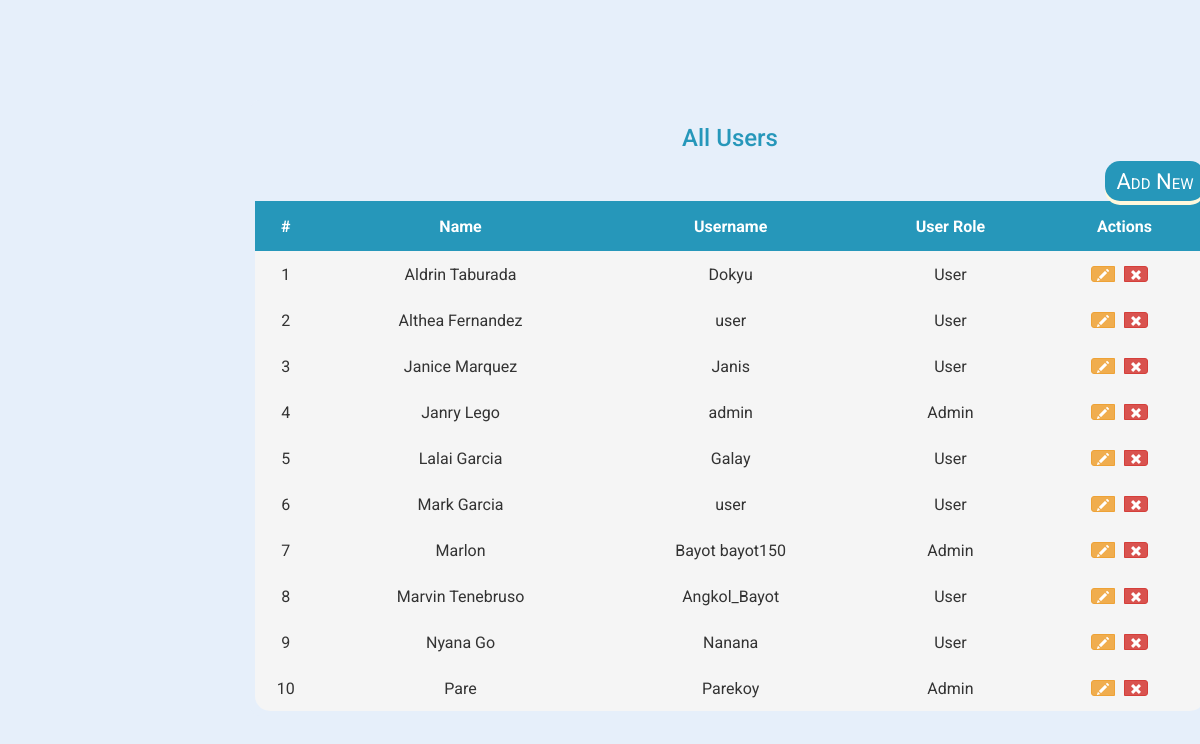
The page /users.php on the database its author committed.
### tables this page shows
CREATE TABLE `users` (
  `id` int(8) NOT NULL,
  `name` varchar(60) NOT NULL,
  `username` varchar(50) NOT NULL,
  `password` varchar(255) NOT NULL,
  `user_level` int(11) NOT NULL
);

CREATE TABLE `user_groups` (
  `id` int(11) NOT NULL,
  `group_name` varchar(150) NOT NULL,
  `group_level` int(11) NOT NULL
);

### includes/newsql.php (called while the page is built, shortened)
<?php
  require_once('includes/load.php');
function find_by_sql($sql)
{
  global $db;
  $result= $db->query($sql);
  $result_set= $db->while_loop($result);
 return $result_set;
}
function find_all_user(){
      $sql = "SELECT u.id,u.name,u.username,u.user_level,";
      $sql .="g.group_name ";
      $sql .="FROM users u ";
      $sql .="LEFT JOIN user_groups g ";
      $sql .="ON g.group_level=u.user_level ORDER BY u.name ASC";
      $result = find_by_sql($sql);
      return $result;
  }
 ?>

### includes/database.php (called while the page is built, shortened)
<?php
class MySqli_DB {
    private $con;
    function db_connect()
{
  $this->con = mysqli_connect(DB_HOST,DB_USER,DB_PASS);
  if(!$this->con)
         {
           die(" Database connection failed:". mysqli_connect_error());
         } else {
           $select_db = $this->con->select_db(DB_NAME);
         }
}
function query($sql)
   {
      if (trim($sql != "")) {
          $this->query_id = $this->con->query($sql);
      }
       return $this->query_id;
   }
   function fetch_array($statement){
  return mysqli_fetch_array($statement);
}
 function while_loop($loop){
   $results = array();
   while ($result = $this->fetch_array($loop)) {
      $results[] = $result;
   }
 return $results;
}
}
$db = new MySqli_DB();
?>

### includes/newFunction.php (called while the page is built, shortened)
<?php
  function count_id(){
  static $count = 1;
  return $count++;
  }
function remove_junk($str){
    $str = nl2br($str);
    $str = htmlspecialchars(strip_tags($str, ENT_QUOTES));
    return $str;
}
?>

### users.php (the view, shortened to what this page needs)
<?php
 $all_users = find_all_user();
?>
<?php include_once('layouts/newheader.php'); ?>
<div class="prdctdiv">
  <h3>All Users</h3>
  <form method="post" action="add_user.php">
    <button type="submit" class="btn btn-outline-success">Add New</button>
  </form>
  <table>
  <tr>
    <th>#</th>
    <th>Name</th>
    <th>Username</th>
    <th>User Role</th>
    <th>Actions</th>
  </tr>
    <?php foreach($all_users as $a_users){ ?>
  <tr>
      <td class="text-center"><?php echo count_id(); ?></td>
      <td class="text-center"><?php echo $a_users['name']; ?></td>
      <td class="text-center"><?php echo $a_users['username']; ?></td>
          <td class="text-center"><?php echo remove_junk($a_users['group_name'])?></td>
                <td class="text-center">
                <div class="btn-group">
                <a href="edit_user.php?id=<?php echo (int)$a_users['id'];?>" class="btn btn-xs btn-warning" data-toggle="tooltip" title="Edit">
                  <i class="glyphicon glyphicon-pencil"></i>
               </a>
                <a href="delete_user.php?id=<?php echo (int)$a_users['id'];?>" class="btn btn-xs btn-danger" data-toggle="tooltip" title="Remove">
                  <i class="glyphicon glyphicon-remove"></i>
                </a>
                </div>
          </td>
    </tr>
      <?php } ?>
    </table>
</div>
  <?php include_once('layouts/newFooter.php'); ?>

### css/newstylesheet.css (style rules this page uses)
* { font-family: 'Roboto', sans-serif; }
body { background-image: linear-gradient(2deg, rgba(17, 100, 180, 0.50) -9.64%, rgba(17, 100, 180, 0.47) 18.95%, rgba(17, 100, 180, 0.00) 64.81%); }
.prdctdiv table { border-radius: 15px; width: 100%; background-color: whitesmoke; text-align: center; }
.prdctdiv table th { text-align: center; padding: 10; }
.prdctdiv table td { padding: 5; text-align: center; }
.prdctdiv { display: inline-block; width: 80%; padding: 5px; margin-left: 250px; margin-top: 100px; background-color: #E6EFFA; border-radius: 10px; }
.prdctdiv form button { padding: 5px; font-variant: small-caps; float: right; margin-top: -10px; height: 40px; width: 100px; font-size: 22px; }
.prdctdiv h3 { text-align: center; font-size: 24px; color: #2697ba; margin: 20px; }
.prdctdiv a { margin: 10px; }
.prdctdiv form button { text-align: center; cursor: pointer; outline: none; color: white; background-color: #2697ba; border: none; border-radius: 15px; box-shadow: 0 4px cornsilk; }
.prdctdiv th { background-color: #2697ba; color:#fff; height: 50px; }

### rows shown on the page
users: count_id "1", name "Aldrin Taburada", username "Dokyu", user_groups.group_name "User"
users: count_id "2", name "Althea Fernandez", username "user", user_groups.group_name "User"
users: count_id "3", name "Janice Marquez", username "Janis", user_groups.group_name "User"
users: count_id "4", name "Janry Lego", username "admin", user_groups.group_name "Admin"
users: count_id "5", name "Lalai Garcia", username "Galay", user_groups.group_name "User"
users: count_id "6", name "Mark Garcia", username "user", user_groups.group_name "User"
users: count_id "7", name "Marlon", username "Bayot bayot150", user_groups.group_name "Admin"
users: count_id "8", name "Marvin Tenebruso", username "Angkol_Bayot", user_groups.group_name "User"
users: count_id "9", name "Nyana Go", username "Nanana", user_groups.group_name "User"
users: count_id "10", name "Pare", username "Parekoy", user_groups.group_name "Admin"
